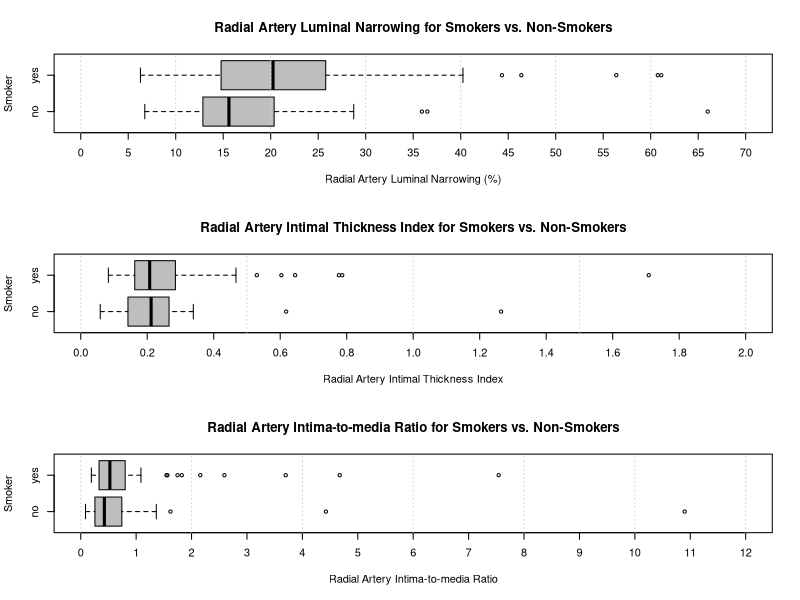

Recreate this plot in R.
# Case Study 1 - Study of Graft Arteries
# Angus Robertson
# 22 July 2017
# Packages: data.table, 

library(data.table)

# Import data file from csv and clean data
data <- read.csv('artery030510.csv', header=T)

  #Remove unused columns and rows
  data <- subset(data, select = -c(X, X.1, X.2, X.3))
  data <- data[!apply(is.na(data) | data == '', 1, all), ]
  
  #Fix column names
  setnames(data, old=c("RA...luminal.narrowing",         
                       "RA..Intimal.thickness.index",
                       "RA.Intima.to.media.ratio",     
                       "ITA...luminal.narrowing",        
                       "ITA..Intimal.thickness.index",    
                       "ITA.Intima.to.media.ratio",    
                       "RA.DLI",       
                       "RA.IEL.area",                      
                       "RA.Intimal.area",                  
                       "RA.Medial.area",                   
                       "RA.Intimal.width",                 
                       "RA.Medial.width",                  
                       "ITA.DLI",                      
                       "ITA.IEL.area",                     
                       "ITA.Intimal.area",                 
                       "ITA.Medial.area",                
                       "ITA.Intimal.width",                
                       "ITA.Medial.width"), 
                new=c("RA.Luminal.narrowing.(%)",
                      "RA.Intimal.thickness.index",
                      "RA.Intima-to-media.ratio",
                      "ITA.Luminal.narrowing.(%)",
                      "ITA.Intimal.thickness.index",
                      "ITA.Initma-to-media.ratio",
                      "RA.DLI.(mm)",
                      "RA.IEL.area.(mm^2)",
                      "RA.Intimal.area.(mm^2)",
                      "RA.Medial.area.(mm^2)",                   
                      "RA.Intimal.width.(mm)",                 
                      "RA.Medial.width.(mm)",                  
                      "ITA.DLI.(mm)",                      
                      "ITA.IEL.area.(mm^2)",                     
                      "ITA.Intimal.area.(mm^2)",                 
                      "ITA.Medial.area.(mm^2)",                
                      "ITA.Intimal.width.(mm)",                
                      "ITA.Medial.width.(mm)"
                      ))
  
  #Fix data types
  data$Age <- as.numeric(data$Age)

  data$Gender <- as.factor(data$Gender)
  data$Diabetes <- as.factor(data$Diabetes)
  data$Ever.smoked <- as.factor(data$Ever.smoked)
  data$PVD <- as.factor(data$PVD)
  data$CVD <- as.factor(data$CVD)
  data$Hypertension <- as.factor(data$Hypertension)
  data$RA.medial.calcification <- as.factor(data$RA.medial.calcification)
  data$ITA.intimal.abnormality <- as.factor(data$ITA.intimal.abnormality)
  data$RA.intimal.abnormality <- as.factor(data$RA.intimal.abnormality)
  
  levels(data$Gender) <- c('female', 'male')
  levels(data$Diabetes) <- c('no', 'yes')
  levels(data$Ever.smoked) <- c('no', 'yes')
  levels(data$PVD) <- c('no', 'yes')
  levels(data$CVD) <- c('no', 'yes')
  levels(data$Hypertension) <- c('no', 'yes')
  levels(data$RA.medial.calcification) <- c('no', 'yes')
  levels(data$RA.intimal.abnormality) <- c('normal', 'intimal thickening', 'atherosclerosis')
  levels(data$ITA.intimal.abnormality) <- c('normal', 'intimal thickening', 'atherosclerosis')
  
  
  # part (b) - boxplot display of RA luminal narrowing, intimal thickness and intima-media ratio depending on ever smoked
  par(mfrow=c(3,1))
  boxplot(data$"RA.Luminal.narrowing.(%)" ~ data$Ever.smoked, 
          data=data,
          main="Radial Artery Luminal Narrowing for Smokers vs. Non-Smokers",
          ylab="Smoker",
          xlab="Radial Artery Luminal Narrowing (%)",
          col="grey",
          ylim = c(0, 70),
          pars = list(xaxp = c(0, 70, 14)),
          horizontal=T)
  grid(nx = NULL, ny= NA)
  boxplot(data$RA.Intimal.thickness.index ~ data$Ever.smoked, 
          data=data,
          main="Radial Artery Intimal Thickness Index for Smokers vs. Non-Smokers",
          ylab="Smoker",
          xlab="Radial Artery Intimal Thickness Index",
          col="grey",
          ylim = c(0, 2),
          pars = list(xaxp = c(0, 2, 10)),
          horizontal=T)
  grid(nx = NULL, ny= NA)
  boxplot(data$"RA.Intima-to-media.ratio" ~ data$Ever.smoked, 
          data=data,
          main="Radial Artery Intima-to-media Ratio for Smokers vs. Non-Smokers",
          ylab="Smoker",
          xlab="Radial Artery Intima-to-media Ratio",
          col="grey",
          ylim = c(0, 12),
          pars = list(xaxp = c(0, 12, 12)),
          horizontal=T)
  grid(nx = NULL, ny= NA)
  par(mfrow=c(1,1))
  
  # part (c) - boxplot display of 
  t.test(data$"RA.Luminal.narrowing.(%)" ~ data$Ever.smoked, var.equal=T, conf.level=0.95)
  t.test(data$RA.Intimal.thickness.index ~ data$Ever.smoked, var.equal=T, conf.level=0.95)
  t.test(data$"RA.Intima-to-media.ratio" ~ data$Ever.smoked, var.equal=T, conf.level=0.95)